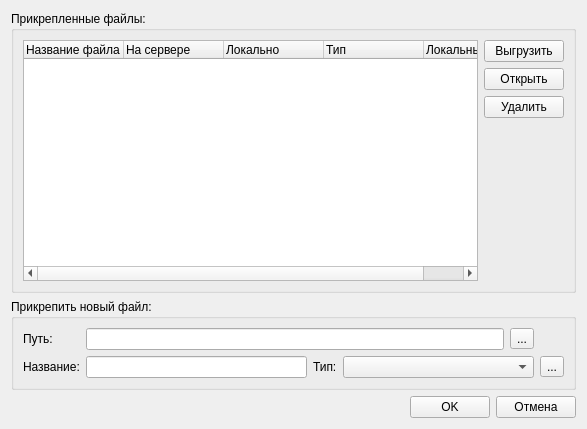
<?xml version="1.0" encoding="UTF-8"?>
<ui version="4.0">
 <class>kksfile_widget</class>
 <widget class="QWidget" name="kksfile_widget">
  <property name="geometry">
   <rect>
    <x>0</x>
    <y>0</y>
    <width>587</width>
    <height>429</height>
   </rect>
  </property>
  <property name="windowTitle">
   <string>Form</string>
  </property>
  <layout class="QGridLayout" name="gridLayout_3">
   <item row="0" column="0" colspan="3">
    <widget class="QGroupBox" name="gbFiles">
     <property name="title">
      <string>Прикрепленные файлы:</string>
     </property>
     <layout class="QGridLayout" name="gridLayout">
      <item row="0" column="0">
       <widget class="QTreeWidget" name="twFiles">
        <property name="editTriggers">
         <set>QAbstractItemView::NoEditTriggers</set>
        </property>
        <column>
         <property name="text">
          <string>Название файла</string>
         </property>
        </column>
        <column>
         <property name="text">
          <string>На сервере</string>
         </property>
        </column>
        <column>
         <property name="text">
          <string>Локально</string>
         </property>
        </column>
        <column>
         <property name="text">
          <string>Тип</string>
         </property>
        </column>
        <column>
         <property name="text">
          <string>Локальный путь</string>
         </property>
        </column>
       </widget>
      </item>
      <item row="0" column="1">
       <layout class="QVBoxLayout" name="verticalLayout">
        <item>
         <widget class="QPushButton" name="pbDownload">
          <property name="text">
           <string>Выгрузить</string>
          </property>
         </widget>
        </item>
        <item>
         <widget class="QPushButton" name="pbOpen">
          <property name="text">
           <string>Открыть</string>
          </property>
         </widget>
        </item>
        <item>
         <widget class="QPushButton" name="pbDelete">
          <property name="text">
           <string>Удалить</string>
          </property>
         </widget>
        </item>
        <item>
         <spacer name="verticalSpacer">
          <property name="orientation">
           <enum>Qt::Vertical</enum>
          </property>
          <property name="sizeHint" stdset="0">
           <size>
            <width>20</width>
            <height>40</height>
           </size>
          </property>
         </spacer>
        </item>
       </layout>
      </item>
     </layout>
    </widget>
   </item>
   <item row="1" column="0" colspan="3">
    <widget class="QGroupBox" name="gbNewFile">
     <property name="title">
      <string>Прикрепить новый файл:</string>
     </property>
     <layout class="QGridLayout" name="gridLayout_2">
      <item row="0" column="0">
       <widget class="QLabel" name="lPath">
        <property name="sizePolicy">
         <sizepolicy hsizetype="Fixed" vsizetype="Preferred">
          <horstretch>0</horstretch>
          <verstretch>0</verstretch>
         </sizepolicy>
        </property>
        <property name="text">
         <string>Путь:</string>
        </property>
       </widget>
      </item>
      <item row="0" column="1" colspan="2">
       <layout class="QHBoxLayout" name="horizontalLayout">
        <item>
         <widget class="QLineEdit" name="lePath">
          <property name="readOnly">
           <bool>true</bool>
          </property>
         </widget>
        </item>
        <item>
         <widget class="QToolButton" name="tbOpenFile">
          <property name="text">
           <string>...</string>
          </property>
         </widget>
        </item>
       </layout>
      </item>
      <item row="1" column="0">
       <widget class="QLabel" name="lName">
        <property name="sizePolicy">
         <sizepolicy hsizetype="Fixed" vsizetype="Preferred">
          <horstretch>0</horstretch>
          <verstretch>0</verstretch>
         </sizepolicy>
        </property>
        <property name="text">
         <string>Название:</string>
        </property>
       </widget>
      </item>
      <item row="1" column="1">
       <widget class="QLineEdit" name="leName"/>
      </item>
      <item row="1" column="2">
       <layout class="QHBoxLayout" name="horizontalLayout_2">
        <item>
         <widget class="QLabel" name="lType">
          <property name="sizePolicy">
           <sizepolicy hsizetype="Minimum" vsizetype="Preferred">
            <horstretch>0</horstretch>
            <verstretch>0</verstretch>
           </sizepolicy>
          </property>
          <property name="text">
           <string>Тип:</string>
          </property>
         </widget>
        </item>
        <item>
         <widget class="QComboBox" name="cbTypes">
          <property name="sizePolicy">
           <sizepolicy hsizetype="MinimumExpanding" vsizetype="Fixed">
            <horstretch>0</horstretch>
            <verstretch>0</verstretch>
           </sizepolicy>
          </property>
         </widget>
        </item>
       </layout>
      </item>
      <item row="1" column="3">
       <widget class="QToolButton" name="tbAddFile">
        <property name="toolTip">
         <string>Добавить в список</string>
        </property>
        <property name="text">
         <string>...</string>
        </property>
        <property name="icon">
         <iconset resource="../../app/kkssito_app/icon_set.qrc">
          <normaloff>:/ico/new_doc.xpm</normaloff>:/ico/new_doc.xpm</iconset>
        </property>
       </widget>
      </item>
     </layout>
    </widget>
   </item>
   <item row="2" column="0">
    <spacer name="horizontalSpacer_2">
     <property name="orientation">
      <enum>Qt::Horizontal</enum>
     </property>
     <property name="sizeHint" stdset="0">
      <size>
       <width>499</width>
       <height>20</height>
      </size>
     </property>
    </spacer>
   </item>
   <item row="2" column="1">
    <widget class="QPushButton" name="pbOk">
     <property name="text">
      <string>OK</string>
     </property>
    </widget>
   </item>
   <item row="2" column="2">
    <widget class="QPushButton" name="pbCancel">
     <property name="text">
      <string>Отмена</string>
     </property>
    </widget>
   </item>
  </layout>
 </widget>
 <resources>
  <include location="../../app/kkssito_app/icon_set.qrc"/>
 </resources>
 <connections/>
</ui>
